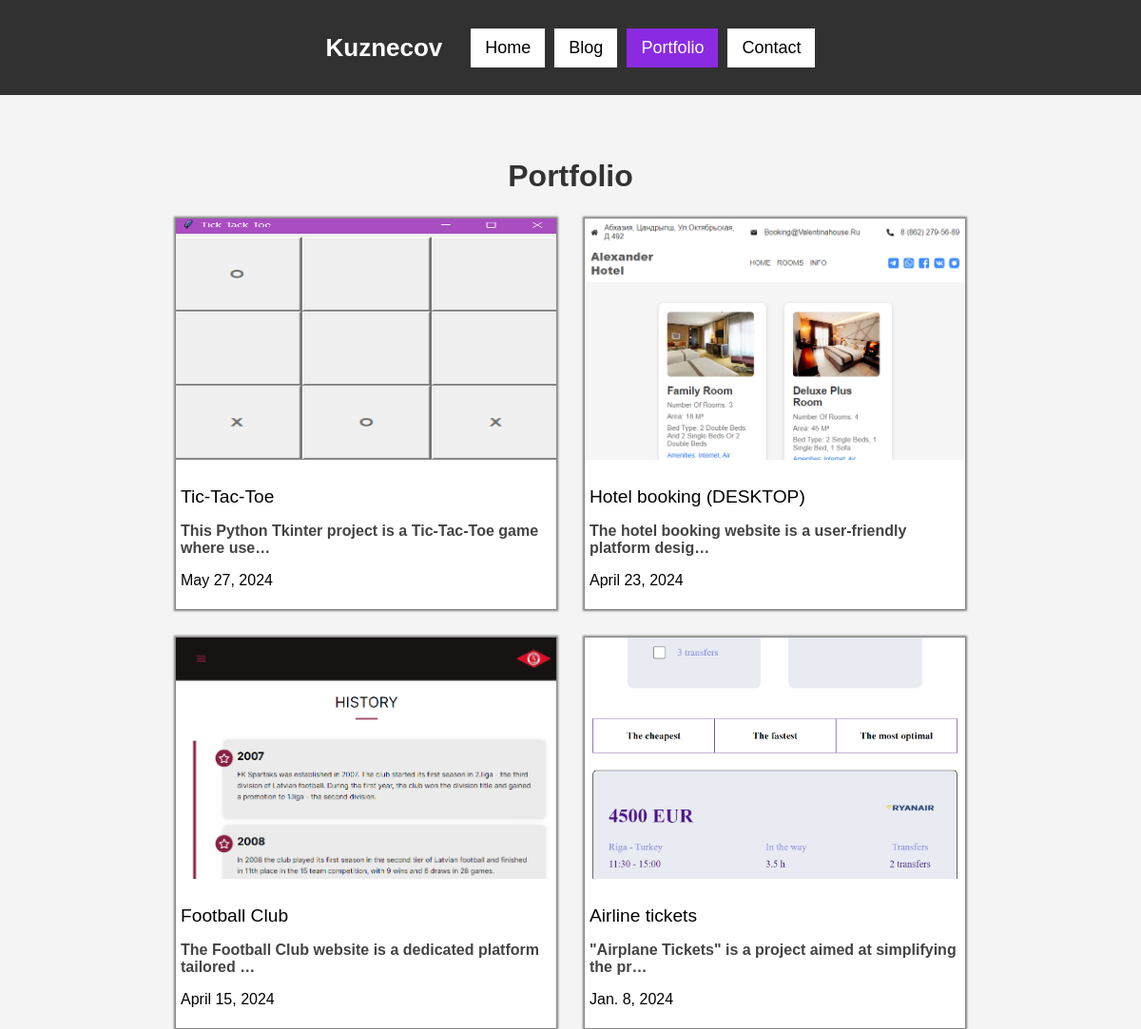
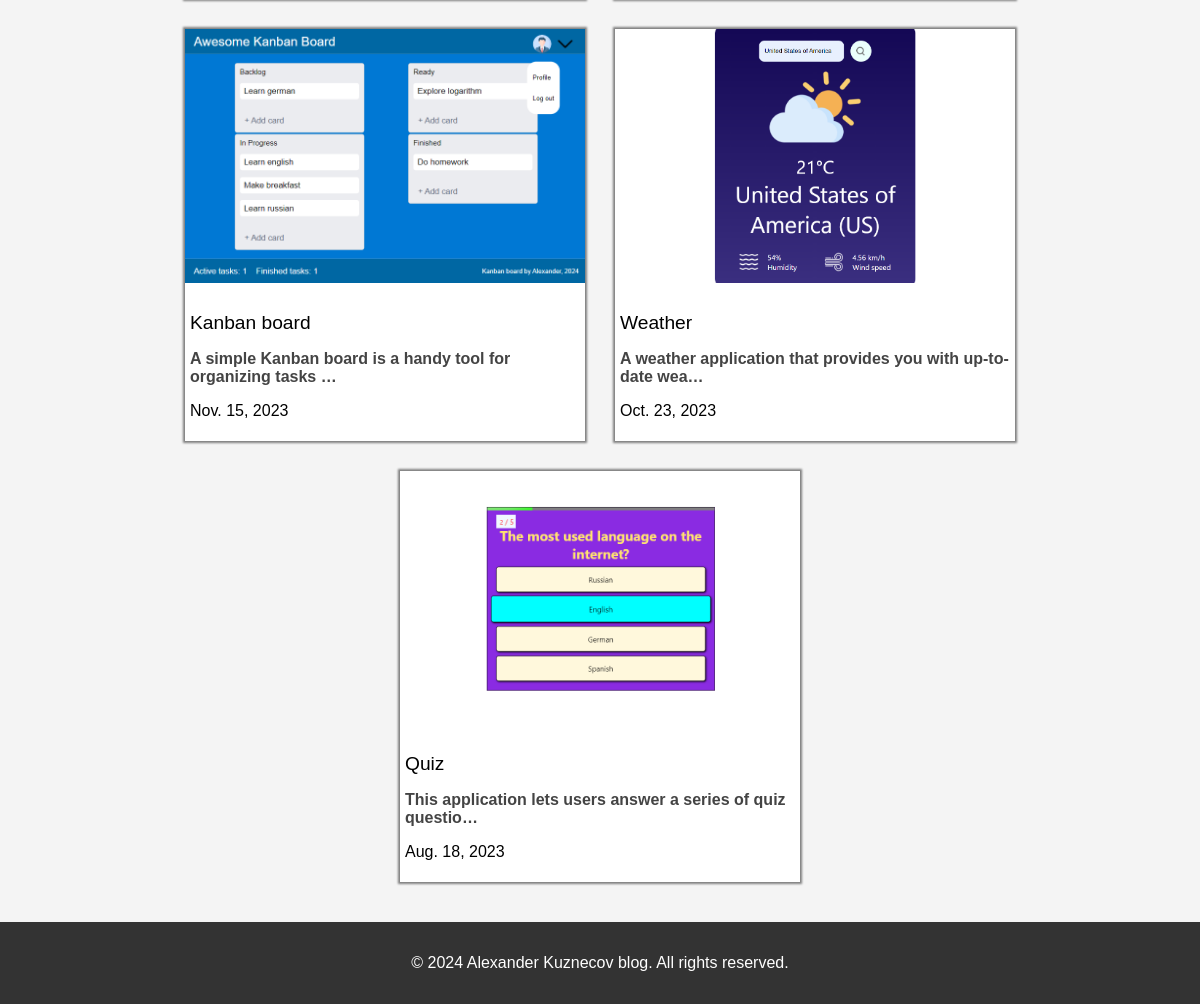
The page /portfolio/ on the database its author committed (2 pictures, top to bottom).
### home/models.py (models this page shows, shortened)
class PortfolioItem(models.Model):
    title = models.CharField(max_length=50)
    description = models.TextField(max_length=700)
    github = models.CharField(max_length=50, default='https://www.github.com/alexkuznecov16')
    date = models.DateField(auto_now_add=False)
    slug = models.CharField(max_length=50, default='default-slug')
    banner = models.ImageField(default='fallback.jpg', blank=True)

### home/views.py (the view)
# urls.py: path('portfolio/', views.portfolio, name='Portfolio'),
def portfolio(request):
  items = PortfolioItem.objects.all().order_by('-date')
  return render(request, 'portfolio.html', {"portfolio": items})

### home/templates/portfolio.html (shortened to what this page needs)
{% extends "base.html" %}
{% block portfolio %}
<section data-aos="fade-up" class="portfolio">
  <h2>Portfolio</h2>
  <div class="card__inner">
      {% for portfolio in portfolio %}
      <a href="{% url 'PortfolioDetails' slug=portfolio.slug %}">
          <div class="card">
              <img class="banner" src="{{ portfolio.banner.url }}" alt="{{ portfolio.title }}">
              <div class="card__info">
                  <h3 class="card-title">{{ portfolio.title }}</h3>
                  <p class="card-subtitle">{{ portfolio.description|truncatechars:60 }}</p>
                  <p class="card-date">{{ portfolio.date }}</p>
              </div>
          </div>
      </a>
      {% endfor %}
  </div>
</section>
{% endblock %}

### home/static/css/main.css (style rules this page uses)
html { scroll-behavior: smooth; }
body { font-family: Arial, sans-serif; margin: 0; padding: 0; background-color: #f4f4f4; color: #000; display: flex; flex-direction: column; min-height: 100vh; }
* { box-sizing: border-box; }
a { color: #000; text-decoration: none; }
.card__inner { display: flex; justify-content: center; align-items: center; flex-wrap: wrap; gap: 30px; }
.card-title { font-weight: 400; }
.card-subtitle { font-weight: bold; color: #444; }
.card__inner .card { max-width: 400px; width: 100%; cursor: pointer; margin: 0 auto; background-color: #fff; box-shadow: 0px 0px 2px 2px gray; -webkit-transition: .2s ease-out; -moz-transition: .2s ease-out; -ms-transition: .2s ease-out; -o-transition: .2s ease-out; transition: .2s ease-out; }
.card__inner .card img { max-width: 400px; height: auto; }
.card__info { padding: 5px; }
h2 { font-size: 2rem; color: #333; text-align: center; }
.portfolio { width: 100%; padding: 40px 0; }
.portfolio .card__inner { display: flex; justify-content: center; align-items: flex-start; flex-wrap: wrap; gap: 30px; }
.portfolio .card { max-width: 400px; width: 100%; cursor: pointer; margin: 0 auto; background-color: #fff; box-shadow: 0px 0px 2px 2px gray; transition: transform 0.2s ease-out; }
.portfolio .card img { max-width: 400px; width: 100%; max-height: 254px; }
.portfolio .card-title { font-size: 1.2rem; margin-bottom: 10px; }
.portfolio .card-subtitle { font-weight: bold; color: #444; margin-bottom: 15px; }

### rows shown on the page
PortfolioItem: banner (picture), title "Tic-Tac-Toe", description "This Python Tkinter project is a Tic-Tac-Toe game where use…", date "May 27, 2024"
PortfolioItem: banner (picture), title "Hotel booking (DESKTOP)", description "The hotel booking website is a user-friendly platform desig…", date "April 23, 2024"
PortfolioItem: banner (picture), title "Football Club", description "The Football Club website is a dedicated platform tailored …", date "April 15, 2024"
PortfolioItem: banner (picture), title "Airline tickets", description "\"Airplane Tickets\" is a project aimed at simplifying the pr…", date "Jan. 8, 2024"
PortfolioItem: banner (picture), title "Kanban board", description "A simple Kanban board is a handy tool for organizing tasks …", date "Nov. 15, 2023"
PortfolioItem: banner (picture), title "Weather", description "A weather application that provides you with up-to-date wea…", date "Oct. 23, 2023"
PortfolioItem: banner (picture), title "Quiz", description "This application lets users answer a series of quiz questio…", date "Aug. 18, 2023"
